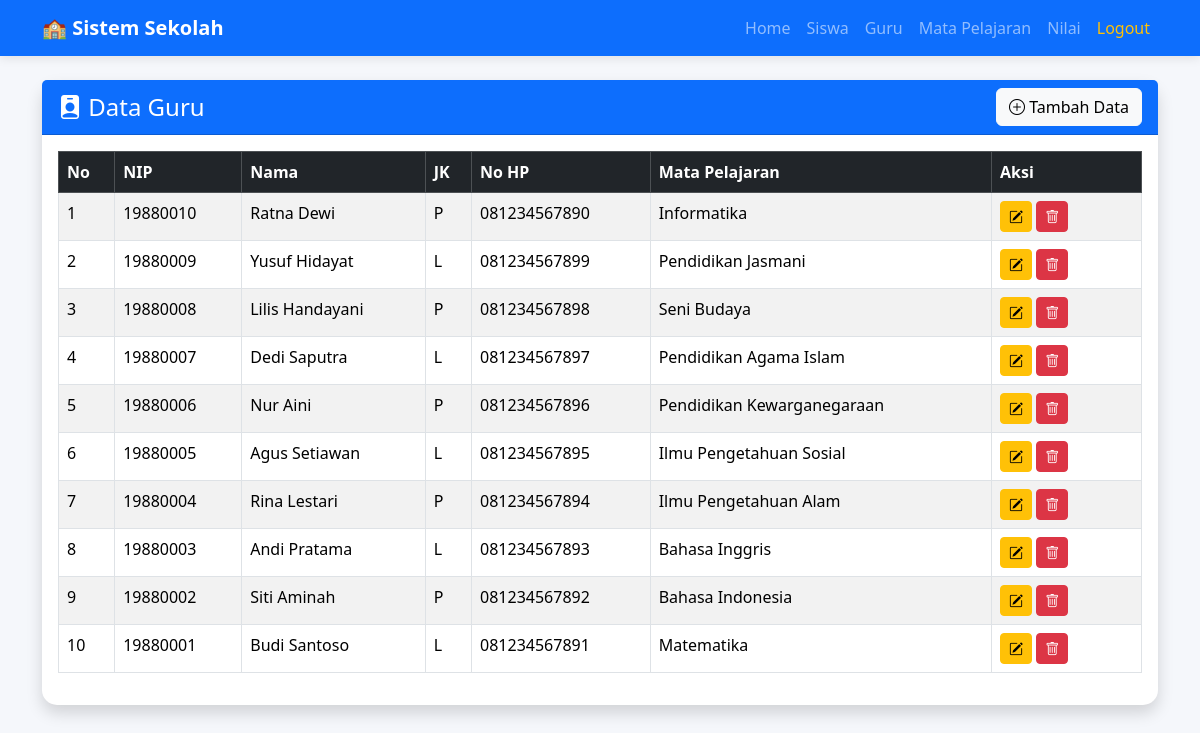
/crud_sekolah2/guru/index.php (signed in), run on the app's committed database.
### tables this page shows
CREATE TABLE `guru` (
  `id_guru` int(11) NOT NULL,
  `nip` varchar(20) NOT NULL,
  `nama` varchar(100) NOT NULL,
  `jenis_kelamin` enum('L','P') NOT NULL,
  `alamat` text DEFAULT NULL,
  `no_hp` varchar(20) DEFAULT NULL,
  `id_mapel` int(11) DEFAULT NULL
);

CREATE TABLE `mata_pelajaran` (
  `id_mapel` int(11) NOT NULL,
  `kode_mapel` varchar(10) NOT NULL,
  `nama_mapel` varchar(100) NOT NULL,
  `jam_pelajaran` int(11) NOT NULL
);

### crud_sekolah2/guru/index.php (the view, shortened to what this page needs)
<?php
include "../config/koneksi.php";
include "../includes/header.php";
include "../includes/navbar.php";
$query = mysqli_query($conn, "SELECT guru.*, mata_pelajaran.nama_mapel
FROM guru
LEFT JOIN mata_pelajaran
ON guru.id_mapel = mata_pelajaran.id_mapel
ORDER BY guru.id_guru DESC");
?>
<div class="container mt-4">
<div class="card shadow">
<div class="card-header bg-primary text-white d-flex justify-content-between align-items-center">
<h4 class="mb-0">
<i class="bi bi-person-badge-fill"></i> Data Guru
</h4>
<a href="tambah.php" class="btn btn-light">
<i class="bi bi-plus-circle"></i>
Tambah Data
</a>
</div>
<div class="card-body">
<table class="table table-bordered table-striped" id="tabel">
<thead class="table-dark">
<tr>
<th>No</th>
<th>NIP</th>
<th>Nama</th>
<th>JK</th>
<th>No HP</th>
<th>Mata Pelajaran</th>
<th width="150">Aksi</th>
</tr>
</thead>
<tbody>
<?php
$no = 1;
while($row = mysqli_fetch_assoc($query)):
?>
<tr>
<td><?= $no++; ?></td>
<td><?= $row['nip']; ?></td>
<td><?= $row['nama']; ?></td>
<td><?= $row['jenis_kelamin']; ?></td>
<td><?= $row['no_hp']; ?></td>
<td><?= $row['nama_mapel']; ?></td>
<td>
<a href="edit.php?id=<?= $row['id_guru']; ?>" class="btn btn-warning btn-sm">
<i class="bi bi-pencil-square"></i>
</a>
<a href="hapus.php?id=<?= $row['id_guru']; ?>" class="btn btn-danger btn-sm" onclick="return confirm('Yakin ingin menghapus data ini?')">
<i class="bi bi-trash"></i>
</a>
</td>
</tr>
<?php endwhile; ?>
</tbody>
</table>
</div>
</div>
</div>
<?php include "../includes/footer.php"; ?>

### crud_sekolah2/includes/header.php (shortened to what this page needs)
<!DOCTYPE html>
<html lang="id">
<head>
<link href="https://cdn.jsdelivr.net/npm/bootstrap@5.3.7/dist/css/bootstrap.min.css" rel="stylesheet">
<link href="https://cdn.jsdelivr.net/npm/bootstrap-icons@1.13.1/font/bootstrap-icons.css" rel="stylesheet">
<link rel="stylesheet" href="https://cdn.datatables.net/2.3.4/css/dataTables.bootstrap5.css">
</head>
<body>

### crud_sekolah2/includes/navbar.php (shortened to what this page needs)
<nav class="navbar navbar-expand-lg navbar-dark bg-primary">
<div class="container">
    <a class="navbar-brand fw-bold" href="/crud_sekolah2/home.php">
        &#127979; Sistem Sekolah
    </a>
    <div class="collapse navbar-collapse" id="navbarNav">
        <ul class="navbar-nav ms-auto">
            <li class="nav-item">
                <a class="nav-link" href="/crud_sekolah2/home.php">Home</a>
            </li>
            <li class="nav-item">
                <a class="nav-link" href="/crud_sekolah2/siswa/index.php">Siswa</a>
            </li>
            <li class="nav-item">
                <a class="nav-link" href="/crud_sekolah2/guru/index.php">Guru</a>
            </li>
            <li class="nav-item">
                <a class="nav-link" href="/crud_sekolah2/mapel/index.php">Mata Pelajaran</a>
            </li>
            <li class="nav-item">
                <a class="nav-link" href="/crud_sekolah2/nilai/index.php">Nilai</a>
            </li>
            <li class="nav-item">
                <a class="nav-link text-warning" href="/crud_sekolah2/auth/logout.php">Logout</a>
            </li>
        </ul>
    </div>
</div>
</nav>

### crud_sekolah2/includes/footer.php (shortened to what this page needs)
</body>
</html>

### crud_sekolah2/includes/header.php (style rules this page uses)
body { background:#f5f7fb; }
.card { border:none; border-radius:15px; }
.navbar { box-shadow:0 2px 10px rgba(0,0,0,.1); }

### data on the page
guru: nip "19880010", nama "Ratna Dewi", jenis_kelamin "P", no_hp "081234567890", id_mapel.nama_mapel "Informatika"
guru: nip "19880009", nama "Yusuf Hidayat", jenis_kelamin "L", no_hp "081234567899", id_mapel.nama_mapel "Pendidikan Jasmani"
guru: nip "19880008", nama "Lilis Handayani", jenis_kelamin "P", no_hp "081234567898", id_mapel.nama_mapel "Seni Budaya"
guru: nip "19880007", nama "Dedi Saputra", jenis_kelamin "L", no_hp "081234567897", id_mapel.nama_mapel "Pendidikan Agama Islam"
guru: nip "19880006", nama "Nur Aini", jenis_kelamin "P", no_hp "081234567896", id_mapel.nama_mapel "Pendidikan Kewarganegaraan"
guru: nip "19880005", nama "Agus Setiawan", jenis_kelamin "L", no_hp "081234567895", id_mapel.nama_mapel "Ilmu Pengetahuan Sosial"
guru: nip "19880004", nama "Rina Lestari", jenis_kelamin "P", no_hp "081234567894", id_mapel.nama_mapel "Ilmu Pengetahuan Alam"
guru: nip "19880003", nama "Andi Pratama", jenis_kelamin "L", no_hp "081234567893", id_mapel.nama_mapel "Bahasa Inggris"
guru: nip "19880002", nama "Siti Aminah", jenis_kelamin "P", no_hp "081234567892", id_mapel.nama_mapel "Bahasa Indonesia"
guru: nip "19880001", nama "Budi Santoso", jenis_kelamin "L", no_hp "081234567891", id_mapel.nama_mapel "Matematika"
